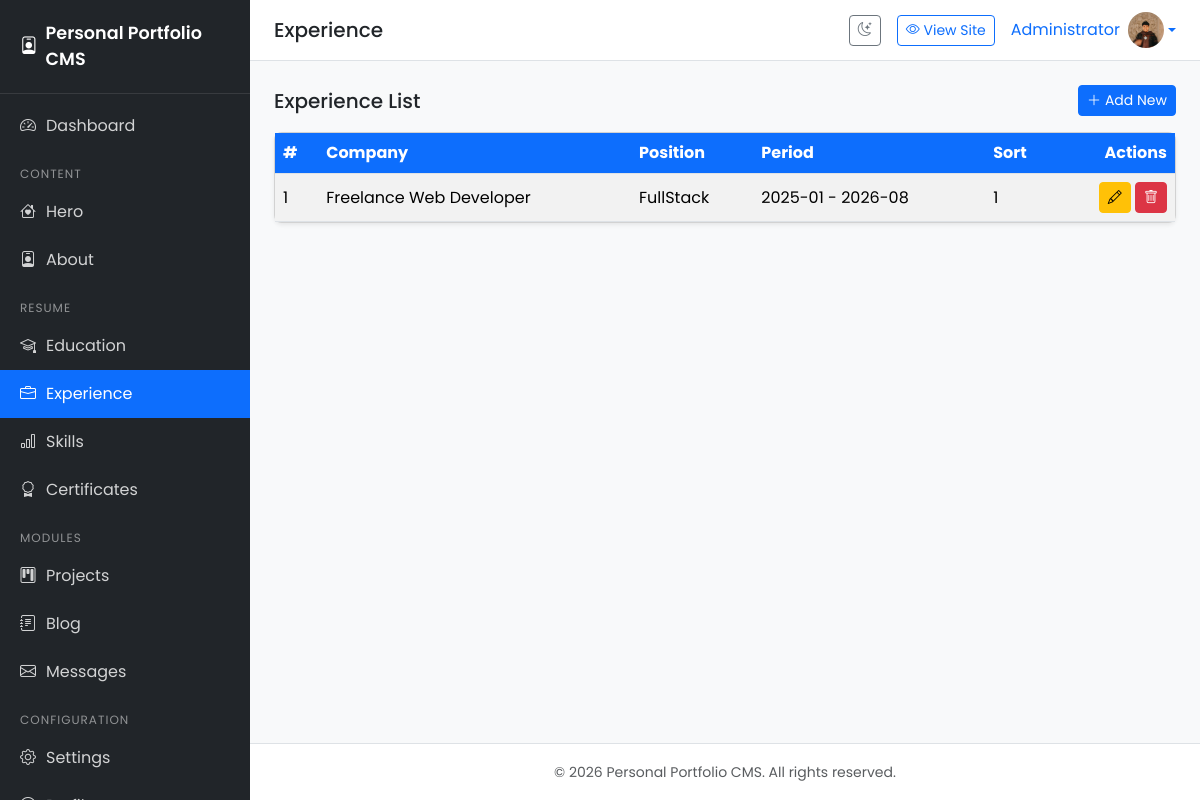
The page /admin/experience/index.php (signed in) on the database its author committed.
### tables this page shows
CREATE TABLE `users` (
  `id` bigint(20) UNSIGNED NOT NULL,
  `name` varchar(100) NOT NULL,
  `email` varchar(150) NOT NULL,
  `password` varchar(255) NOT NULL,
  `photo` varchar(255) DEFAULT NULL,
  `created_at` timestamp NOT NULL DEFAULT current_timestamp(),
  `updated_at` timestamp NOT NULL DEFAULT current_timestamp() ON UPDATE current_timestamp()
);

CREATE TABLE `experience` (
  `id` bigint(20) UNSIGNED NOT NULL,
  `company` varchar(255) NOT NULL,
  `position` varchar(200) NOT NULL,
  `start_date` varchar(50) DEFAULT NULL,
  `end_date` varchar(50) DEFAULT NULL,
  `description` text DEFAULT NULL,
  `sort_order` int(11) DEFAULT 0,
  `created_at` timestamp NOT NULL DEFAULT current_timestamp(),
  `updated_at` timestamp NOT NULL DEFAULT current_timestamp() ON UPDATE current_timestamp()
);

### includes/functions.php (called while the page is built, shortened)
<?php
require_once __DIR__ . '/database.php';
function e($value): string
{
    return htmlspecialchars((string) $value, ENT_QUOTES, 'UTF-8');
}
function url(string $path = ''): string
{
    return BASE_URL . '/' . ltrim($path, '/');
}
function currentUser(): ?array
{
    $stmt = db()->prepare('SELECT id, name, email, photo FROM users WHERE id = ? LIMIT 1');
    $stmt->execute([$_SESSION['user_id']]);
    return $stmt->fetch() ?: null;
}

### includes/database.php (called while the page is built, shortened)
<?php
function db(): PDO
{
    static $pdo = null;
    if ($pdo === null) {
        $dsn = 'mysql:host=' . DB_HOST . ';dbname=' . DB_NAME . ';charset=' . DB_CHARSET;
        $options = [
            PDO::ATTR_ERRMODE            => PDO::ERRMODE_EXCEPTION,
            PDO::ATTR_DEFAULT_FETCH_MODE => PDO::FETCH_ASSOC,
            PDO::ATTR_EMULATE_PREPARES   => false,
        ];
        try {
            $pdo = new PDO($dsn, DB_USER, DB_PASS, $options);
        } catch (PDOException $e) {
            error_log('Database connection failed: ' . $e->getMessage());
            http_response_code(500);
            exit('Koneksi database gagal. Silakan periksa konfigurasi.');
        }
    }
    return $pdo;
}

### admin/experience/index.php (the view, shortened to what this page needs)
<?php
$pageTitle = 'Experience';
$activeMenu = 'experience';
$pdo = db();
$items = $pdo->query('SELECT * FROM experience ORDER BY sort_order ASC, id DESC')->fetchAll();
require_once __DIR__ . '/../../includes/header.php';
?>
<div class="d-flex justify-content-between align-items-center mb-3">
    <h5 class="mb-0">Experience List</h5>
    <a href="<?= url('admin/experience/create.php') ?>" class="btn btn-primary btn-sm"><i
            class="bi bi-plus-lg me-1"></i>Add New</a>
</div>
<?php if ($items): ?>
<div class="card">
    <div class="table-responsive">
        <table class="table table-hover table-striped mb-0">
            <thead>
                <tr>
                    <th>#</th>
                    <th>Company</th>
                    <th>Position</th>
                    <th>Period</th>
                    <th>Sort</th>
                    <th class="text-end">Actions</th>
                </tr>
            </thead>
            <tbody>
                <?php foreach ($items as $i => $item): ?>
                <tr>
                    <td><?= $i + 1 ?></td>
                    <td><?= e($item['company']) ?></td>
                    <td><?= e($item['position']) ?></td>
                    <td><?= e($item['start_date']) ?> - <?= e($item['end_date'] ?: 'Present') ?></td>
                    <td><?= (int) $item['sort_order'] ?></td>
                    <td class="text-end">
                        <a href="<?= url('admin/experience/edit.php?id=' . $item['id']) ?>"
                            class="btn btn-sm btn-warning" title="Edit"><i class="bi bi-pencil"></i></a>
                        <a href="<?= url('admin/experience/delete.php?id=' . $item['id']) ?>"
                            class="btn btn-sm btn-danger" title="Delete"
                            onclick="return confirm('Apakah Anda yakin ingin menghapus data ini?')"><i
                                class="bi bi-trash"></i></a>
                    </td>
                </tr>
                <?php endforeach; ?>
            </tbody>
        </table>
    </div>
</div>
<?php endif; ?>
<?php require_once __DIR__ . '/../../includes/footer.php'; ?>

### includes/header.php (shortened to what this page needs)
<?php
$pageTitle = $pageTitle ?? 'Dashboard';
$currentUser = currentUser();
?>
<!DOCTYPE html>
<html lang="en" data-bs-theme="light">
<head>
    <link href="https://cdn.jsdelivr.net/npm/bootstrap@5.3.3/dist/css/bootstrap.min.css" rel="stylesheet">
    <link href="https://cdn.jsdelivr.net/npm/bootstrap-icons@1.11.3/font/bootstrap-icons.min.css" rel="stylesheet">
</head>
<body>
    <aside class="sidebar" id="sidebar">
        <div class="brand d-flex align-items-center gap-2">
            <i class="bi bi-person-badge"></i>
            <span><?= e(APP_NAME) ?></span>
        </div>
        <nav class="nav flex-column mt-2">
            <a class="nav-link <?= ($activeMenu ?? '') === 'dashboard' ? 'active' : '' ?>"
                href="<?= url('admin/dashboard.php') ?>">
                <i class="bi bi-speedometer2"></i> Dashboard
            </a>
            <div class="nav-section">Content</div>
            <a class="nav-link <?= ($activeMenu ?? '') === 'hero' ? 'active' : '' ?>"
                href="<?= url('admin/hero/index.php') ?>">
                <i class="bi bi-house-heart"></i> Hero
            </a>
            <a class="nav-link <?= ($activeMenu ?? '') === 'about' ? 'active' : '' ?>"
                href="<?= url('admin/about/index.php') ?>">
                <i class="bi bi-person-badge"></i> About
            </a>
            <div class="nav-section">Resume</div>
            <a class="nav-link <?= ($activeMenu ?? '') === 'education' ? 'active' : '' ?>"
                href="<?= url('admin/education/index.php') ?>">
                <i class="bi bi-mortarboard"></i> Education
            </a>
            <a class="nav-link <?= ($activeMenu ?? '') === 'experience' ? 'active' : '' ?>"
                href="<?= url('admin/experience/index.php') ?>">
                <i class="bi bi-briefcase"></i> Experience
            </a>
            <a class="nav-link <?= ($activeMenu ?? '') === 'skills' ? 'active' : '' ?>"
                href="<?= url('admin/skills/index.php') ?>">
                <i class="bi bi-bar-chart"></i> Skills
            </a>
            <a class="nav-link <?= ($activeMenu ?? '') === 'certificates' ? 'active' : '' ?>"
                href="<?= url('admin/certificates/index.php') ?>">
                <i class="bi bi-award"></i> Certificates
            </a>
            <div class="nav-section">Modules</div>
            <a class="nav-link <?= ($activeMenu ?? '') === 'projects' ? 'active' : '' ?>"
                href="<?= url('admin/projects/index.php') ?>">
                <i class="bi bi-kanban"></i> Projects
            </a>
            <a class="nav-link <?= ($activeMenu ?? '') === 'blog' ? 'active' : '' ?>"
                href="<?= url('admin/blog/index.php') ?>">
                <i class="bi bi-journal-text"></i> Blog
            </a>
            <a class="nav-link <?= ($activeMenu ?? '') === 'messages' ? 'active' : '' ?>"
                href="<?= url('admin/messages/index.php') ?>">
                <i class="bi bi-envelope"></i> Messages
            </a>
            <div class="nav-section">Configuration</div>
            <a class="nav-link <?= ($activeMenu ?? '') === 'settings' ? 'active' : '' ?>"
                href="<?= url('admin/settings/index.php') ?>">
                <i class="bi bi-gear"></i> Settings
            </a>
            <a class="nav-link <?= ($activeMenu ?? '') === 'profile' ? 'active' : '' ?>"
                href="<?= url('admin/profile/index.php') ?>">
                <i class="bi bi-person-circle"></i> Profile
            </a>
        </nav>
    </aside>
    <div class="main-content">
        <div class="topbar">
            <h5 class="mb-0"><?= e($pageTitle) ?></h5>
            <div class="d-flex align-items-center gap-3">
                <button class="btn btn-outline-secondary btn-sm dark-mode-toggle" id="darkModeToggle"
                    title="Toggle Dark Mode">
                    <i class="bi bi-moon-stars"></i>
                </button>
                <a href="<?= url('') ?>" class="btn btn-outline-primary btn-sm" target="_blank">
                    <i class="bi bi-eye"></i> View Site
                </a>
                <div class="dropdown">
                    <a href="#" class="d-flex align-items-center text-decoration-none dropdown-toggle"
                        data-bs-toggle="dropdown">
                        <span class="me-2"><?= e($currentUser['name'] ?? 'Admin') ?></span>
                        <img src="<?= $currentUser['photo'] ? url('uploads/profile/' . $currentUser['photo']) : 'https://ui-avatars.com/api/?name=' . urlencode($currentUser['name'] ?? 'A') . '&background=0d6efd&color=fff' ?>"
                            alt="Profile" class="rounded-circle" style="width:36px;height:36px;object-fit:cover;">
                    </a>
                </div>
            </div>
        </div>
        <div class="content">

### includes/header.php (style rules this page uses)
body { font-family: 'Poppins', sans-serif; background: #f8f9fa; }
.sidebar { width: 250px; min-height: 100vh; background: #212529; color: #fff; position: fixed; top: 0; left: 0; z-index: 1000; transition: transform .3s ease; }
.sidebar .brand { padding: 20px; font-weight: 600; font-size: 1.1rem; border-bottom: 1px solid rgba(255, 255, 255, .1); }
.sidebar .nav-link { color: rgba(255, 255, 255, .8); padding: 12px 20px; border-radius: 0; display: flex; align-items: center; gap: 10px; }
.sidebar .nav-link.active { background: #0d6efd; color: #fff; }
.sidebar .nav-section { padding: 15px 20px 5px; font-size: .75rem; text-transform: uppercase; letter-spacing: 1px; color: rgba(255, 255, 255, .5); }
.main-content { margin-left: 250px; flex: 1; display: flex; flex-direction: column; min-height: 100vh; }
.topbar { background: #fff; padding: 12px 24px; border-bottom: 1px solid #dee2e6; display: flex; align-items: center; justify-content: space-between; position: sticky; top: 0; z-index: 999; }
.content { padding: 24px; flex: 1; }
.card { border-radius: .5rem; box-shadow: 0 .125rem .25rem rgba(0, 0, 0, .075); }
.table thead th { background: #0d6efd; color: #fff; white-space: nowrap; }
.table { vertical-align: middle; }
.dark-mode-toggle { cursor: pointer; }

### rows shown on the page
users: name "Administrator", photo (picture)
experience: company "Freelance Web Developer", position "FullStack", start_date "2025-01", end_date "2026-08", sort_order "1"

### other values the page prints
APP_NAME "Personal Portfolio CMS"
$pageTitle "Experience"
